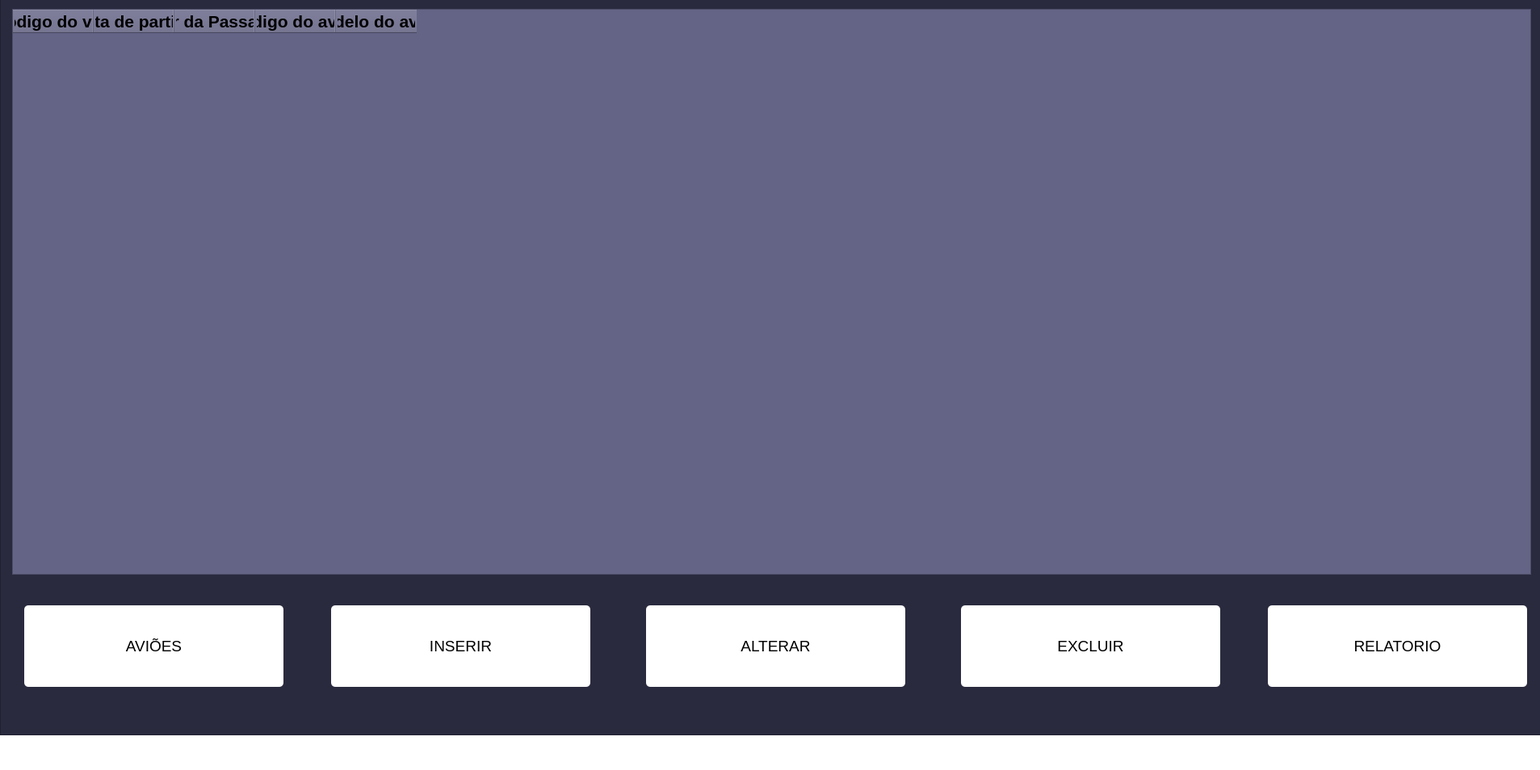
<?xml version="1.0" encoding="UTF-8"?>
<ui version="4.0">
 <class>MainWindow</class>
 <widget class="QMainWindow" name="MainWindow">
  <property name="geometry">
   <rect>
    <x>0</x>
    <y>0</y>
    <width>1907</width>
    <height>954</height>
   </rect>
  </property>
  <property name="windowTitle">
   <string>MainWindow</string>
  </property>
  <property name="styleSheet">
   <string notr="true">background-color: rgb(255, 255, 255);</string>
  </property>
  <widget class="QWidget" name="centralwidget">
   <widget class="QPushButton" name="pushButton_2">
    <property name="geometry">
     <rect>
      <x>30</x>
      <y>750</y>
      <width>321</width>
      <height>101</height>
     </rect>
    </property>
    <property name="font">
     <font>
      <pointsize>14</pointsize>
     </font>
    </property>
    <property name="styleSheet">
     <string notr="true">background-color: rgb(255, 255, 255);
color: rgb(0, 0, 0);
border-radius: 5px</string>
    </property>
    <property name="text">
     <string>AVIÕES</string>
    </property>
    <property name="iconSize">
     <size>
      <width>30</width>
      <height>30</height>
     </size>
    </property>
   </widget>
   <widget class="QPushButton" name="pushButton_3">
    <property name="geometry">
     <rect>
      <x>1570</x>
      <y>750</y>
      <width>321</width>
      <height>101</height>
     </rect>
    </property>
    <property name="font">
     <font>
      <pointsize>14</pointsize>
     </font>
    </property>
    <property name="styleSheet">
     <string notr="true">background-color: rgb(255, 255, 255);
color: rgb(0, 0, 0);
border-radius: 5px</string>
    </property>
    <property name="text">
     <string>RELATORIO</string>
    </property>
    <property name="iconSize">
     <size>
      <width>30</width>
      <height>30</height>
     </size>
    </property>
   </widget>
   <widget class="QPushButton" name="pushButton_4">
    <property name="geometry">
     <rect>
      <x>410</x>
      <y>750</y>
      <width>321</width>
      <height>101</height>
     </rect>
    </property>
    <property name="font">
     <font>
      <pointsize>14</pointsize>
     </font>
    </property>
    <property name="styleSheet">
     <string notr="true">background-color: rgb(255, 255, 255);
color: rgb(0, 0, 0);
border-radius: 5px</string>
    </property>
    <property name="text">
     <string>INSERIR</string>
    </property>
    <property name="iconSize">
     <size>
      <width>30</width>
      <height>30</height>
     </size>
    </property>
   </widget>
   <widget class="QPushButton" name="pushButton_5">
    <property name="geometry">
     <rect>
      <x>800</x>
      <y>750</y>
      <width>321</width>
      <height>101</height>
     </rect>
    </property>
    <property name="font">
     <font>
      <pointsize>14</pointsize>
     </font>
    </property>
    <property name="styleSheet">
     <string notr="true">background-color: rgb(255, 255, 255);
color: rgb(0, 0, 0);
border-radius: 5px</string>
    </property>
    <property name="text">
     <string>ALTERAR</string>
    </property>
    <property name="iconSize">
     <size>
      <width>30</width>
      <height>30</height>
     </size>
    </property>
   </widget>
   <widget class="QPushButton" name="pushButton_6">
    <property name="geometry">
     <rect>
      <x>1190</x>
      <y>750</y>
      <width>321</width>
      <height>101</height>
     </rect>
    </property>
    <property name="font">
     <font>
      <pointsize>14</pointsize>
     </font>
    </property>
    <property name="styleSheet">
     <string notr="true">background-color: rgb(255, 255, 255);
color: rgb(0, 0, 0);
border-radius: 5px</string>
    </property>
    <property name="text">
     <string>EXCLUIR</string>
    </property>
    <property name="iconSize">
     <size>
      <width>30</width>
      <height>30</height>
     </size>
    </property>
   </widget>
   <widget class="QTableWidget" name="tableWidget">
    <property name="geometry">
     <rect>
      <x>15</x>
      <y>11</y>
      <width>1881</width>
      <height>701</height>
     </rect>
    </property>
    <property name="maximumSize">
     <size>
      <width>16000</width>
      <height>980</height>
     </size>
    </property>
    <property name="font">
     <font>
      <pointsize>14</pointsize>
      <weight>75</weight>
      <bold>true</bold>
     </font>
    </property>
    <property name="styleSheet">
     <string notr="true">background-color: rgb(100, 100, 134);
color: rgb(0, 0, 0);</string>
    </property>
    <column>
     <property name="text">
      <string>Código do voo</string>
     </property>
     <property name="font">
      <font>
       <family>MS Shell Dlg 2</family>
       <pointsize>16</pointsize>
       <weight>75</weight>
       <bold>true</bold>
      </font>
     </property>
    </column>
    <column>
     <property name="text">
      <string>Data de partida</string>
     </property>
     <property name="font">
      <font>
       <family>MS Shell Dlg 2</family>
       <pointsize>16</pointsize>
       <weight>75</weight>
       <bold>true</bold>
      </font>
     </property>
    </column>
    <column>
     <property name="text">
      <string>Valor da Passagem</string>
     </property>
     <property name="font">
      <font>
       <pointsize>16</pointsize>
       <weight>75</weight>
       <bold>true</bold>
      </font>
     </property>
    </column>
    <column>
     <property name="text">
      <string>Código do avião</string>
     </property>
     <property name="font">
      <font>
       <pointsize>16</pointsize>
       <weight>75</weight>
       <bold>true</bold>
      </font>
     </property>
    </column>
    <column>
     <property name="text">
      <string>Modelo do avião</string>
     </property>
     <property name="font">
      <font>
       <pointsize>16</pointsize>
       <weight>75</weight>
       <bold>true</bold>
      </font>
     </property>
    </column>
   </widget>
   <widget class="QFrame" name="frame">
    <property name="geometry">
     <rect>
      <x>0</x>
      <y>-10</y>
      <width>1911</width>
      <height>921</height>
     </rect>
    </property>
    <property name="styleSheet">
     <string notr="true">background-color: rgb(42, 42, 63);</string>
    </property>
    <property name="frameShape">
     <enum>QFrame::StyledPanel</enum>
    </property>
    <property name="frameShadow">
     <enum>QFrame::Raised</enum>
    </property>
   </widget>
   <zorder>frame</zorder>
   <zorder>pushButton_2</zorder>
   <zorder>pushButton_3</zorder>
   <zorder>pushButton_4</zorder>
   <zorder>pushButton_5</zorder>
   <zorder>pushButton_6</zorder>
   <zorder>tableWidget</zorder>
  </widget>
  <widget class="QMenuBar" name="menubar">
   <property name="geometry">
    <rect>
     <x>0</x>
     <y>0</y>
     <width>1907</width>
     <height>22</height>
    </rect>
   </property>
  </widget>
  <widget class="QStatusBar" name="statusbar"/>
 </widget>
 <resources/>
 <connections/>
</ui>
